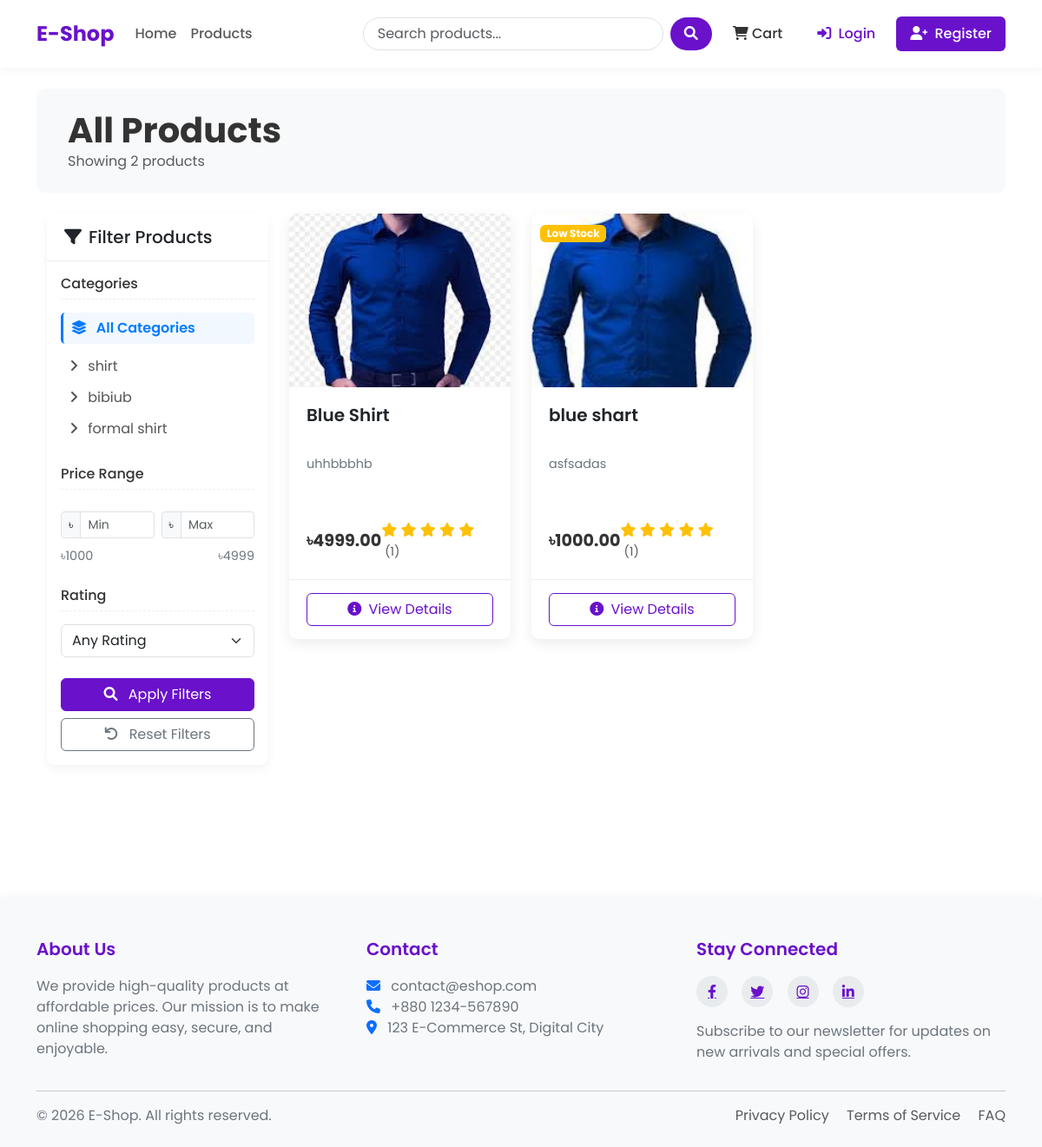
The app's page /product/ with its own data.
### shop/models.py (models this page shows, shortened)
class Catagory(models.Model):
    name = models.CharField(max_length=100)
    slug = models.SlugField(max_length=100, unique=True)
    description = models.TextField(blank=True)
    class Meta:
        verbose_name_plural = 'Categories'

class Product(models.Model):
    name = models.CharField(max_length=200)
    slug = models.SlugField(max_length=200, unique=True)
    catagory = models.ForeignKey(Catagory, related_name='products', on_delete=models.CASCADE)
    description = models.TextField(blank=True)
    price = models.DecimalField(max_digits=10, decimal_places=2)
    stock = models.PositiveIntegerField()
    available = models.BooleanField(default=True)
    created = models.DateTimeField(auto_now_add=True)
    updated = models.DateTimeField(auto_now=True)
    image=models.ImageField(upload_to='products/%Y/%m/%d')
    def average_rating(self):
        ratings = self.ratings.all()
        if ratings.exists():
            return sum(rating.rating for rating in ratings) / ratings.count()
        return 0

### shop/views.py (the view)
# urls.py: path('product/', views.product_list, name='product_list'),
def product_list(request, category_slug=None):
    category = None
    categories = Catagory.objects.all()
    products = Product.objects.filter(available=True)
    if category_slug:
        category = get_object_or_404(Catagory, slug=category_slug)
        products = products.filter(catagory=category)
    min_price = products.aggregate(Min('price'))['price__min']
    max_price = products.aggregate(Max('price'))['price__max']
    if request.GET.get('min_price'):
        products = products.filter(price__gte=request.GET.get('min_price'))
    if request.GET.get('max_price'):
        products = products.filter(price__lte=request.GET.get('max_price'))
    if request.GET.get('ratting'):
        min_ratting = int(request.GET.get('ratting'))
        products=products.annotate(avg_ratting=Avg('ratings__rating')).filter(avg_ratting__gte=min_ratting)
    if request.GET.get('search'):
        query=request.GET.get('search')
        products=products.filter
        (Q(name__icontains=query)
        | Q(description__icontains=query)
        | Q(catagory__icontains=query))
    return render(request, 'shop/product_list.html', {
        'category': category,
        'categories': categories,
        'products': products,
        'min_price': min_price,
        'max_price': max_price
    })

### shop/context_processors.py (called while the page is built)
def cart_item_count(request):
    if request.user.is_authenticated:
        try:
            cart = Cart.objects.get(user=request.user)
            return {'cart_item_count': cart.get_total_items()}
        except Cart.DoesNotExist:
            return {'cart_item_count': 0}
    return {'cart_item_count': 0}

### templates/shop/product_list.html (shortened to what this page needs)
{% extends 'base.html' %}
{% block content %}
<div class="shop-header mb-4 p-4 bg-light">
    <div class="container-fluid">
        <div class="row align-items-center">
            <div class="col-md-6">
                <h1 class="shop-title">
                    {% if category %}{{ category.name }}{% else %}All Products{% endif %}
                </h1>
                <p class="text-muted mb-0">
                    Showing {{ products|length }} product{{ products|length|pluralize }}
                </p>
            </div>
        </div>
    </div>
</div>
<div class="container-fluid">
    <div class="row">
        <div class="col-lg-3 mb-4 filter-sidebar">
            <div class="filter-card card mb-4">
                <div class="card-header">
                    <h5 class="mb-0 d-flex align-items-center">
                        <i class="fas fa-filter me-2"></i> Filter Products
                    </h5>
                </div>
                <div class="card-body">
                    <form method="get">
                        <h6 class="filter-heading">Categories</h6>
                        <div class="mb-4">
                            <a href="{% url 'shop:product_list' %}" class="filter-link {% if not category %}active{% endif %}">
                                <i class="fas fa-layer-group me-2"></i> All Categories
                            </a>
                            <div class="ms-2 mt-2">
                                {% for c in categories %}
                                <a href="{% url 'shop:product_list_by_category' c.slug %}" class="filter-link {% if category.slug == c.slug %}active{% endif %}">
                                    <i class="fas fa-angle-right me-2"></i> {{ c.name }}
                                </a>
                                {% endfor %}
                            </div>
                        </div>
                        <h6 class="filter-heading">Price Range</h6>
                        <div class="mb-4">
                            <div class="price-slider-container">
                                <div class="row g-2 mb-2">
                                    <div class="col-6">
                                        <div class="input-group input-group-sm">
                                            <span class="input-group-text">৳</span>
                                            <input type="number" class="form-control" id="min_price" name="min_price"
                                                   value="{{ request.GET.min_price|default:'' }}" min="{{ min_price }}" max="{{ max_price }}" placeholder="Min">
                                        </div>
                                    </div>
                                    <div class="col-6">
                                        <div class="input-group input-group-sm">
                                            <span class="input-group-text">৳</span>
                                            <input type="number" class="form-control" id="max_price" name="max_price"
                                                   value="{{ request.GET.max_price|default:'' }}" min="{{ min_price }}" max="{{ max_price }}" placeholder="Max">
                                        </div>
                                    </div>
                                </div>
                                <div class="price-values">
                                    <span>৳{{ min_price }}</span>
                                    <span>৳{{ max_price }}</span>
                                </div>
                            </div>
                        </div>
                        <h6 class="filter-heading">Rating</h6>
                        <div class="mb-4">
                            <select class="form-select" name="rating">
                                <option value="">Any Rating</option>
                            </select>
                        </div>
                        <div class="d-grid gap-2">
                            <button type="submit" class="btn btn-primary">
                                <i class="fas fa-search me-2"></i> Apply Filters
                            </button>
                            <a href="{% url 'shop:product_list' %}" class="btn btn-outline-secondary">
                                <i class="fas fa-undo me-2"></i> Reset Filters
                            </a>
                        </div>
                    </form>
                </div>
            </div>
        </div>
        <div class="col-lg-9">
            {% if products %}
            <div class="row row-cols-1 row-cols-md-2 row-cols-lg-3 g-4">
                {% for product in products %}
                <div class="col">
                    <div class="card h-100 product-card">
                        <div class="product-img-container">
                            {% if product.image %}
                            <img src="{{ product.image.url }}" class="product-img" alt="{{ product.name }}">
                            {% else %}
                            <div class="bg-light d-flex align-items-center justify-content-center h-100">
                                <i class="fas fa-image fa-3x text-muted"></i>
                            </div>
                            {% endif %}
                            {% if product.stock <= 5 and product.stock > 0 %}
                            <div class="product-badge">
                                <span class="badge bg-warning">Low Stock</span>
                            </div>
                            {% elif product.stock <= 0 %}
                            <div class="product-badge">
                                <span class="badge bg-danger">Out of Stock</span>
                            </div>
                            {% endif %}
                        </div>
                        <div class="card-body">
                            <h5 class="product-title">{{ product.name }}</h5>
                            <p class="product-desc">{{ product.description|truncatechars:100 }}</p>
                            <div class="d-flex justify-content-between align-items-center">
                                <span class="product-price">৳{{ product.price }}</span>
                                <div class="rating">
                                    {% for i in "12345" %}
                                    {% if forloop.counter <= product.average_rating %}
                                    <i class="fas fa-star"></i>
                                    {% else %}
                                    <i class="far fa-star"></i>
                                    {% endif %}
                                    {% endfor %}
                                    <span class="ms-1 text-muted small">({{ product.ratings.count }})</span>
                                </div>
                            </div>
                        </div>
                        <div class="card-footer">
                            <div class="d-grid">
                                <a href="{% url 'shop:product_detail' product.slug %}" class="btn btn-outline-primary btn-add-cart">
                                    <i class="fas fa-info-circle me-1"></i> View Details
                                </a>
                            </div>
                        </div>
                    </div>
                </div>
                {% endfor %}
            </div>
            {% endif %}
        </div>
    </div>
</div>
{% endblock %}

### templates/shop/product_list.html (style rules this page uses)
.filter-card { border: none; box-shadow: 0 4px 12px rgba(0,0,0,0.05); border-radius: 10px; position: sticky; top: 20px; }
.filter-card .card-header { background-color: #fff; border-bottom: 1px solid rgba(0,0,0,0.07); padding: 15px 20px; }
.filter-heading { color: #333; font-size: 1rem; margin-bottom: 15px; border-bottom: 1px dashed #eee; padding-bottom: 8px; }
.filter-link { color: #555; text-decoration: none; transition: all 0.2s; display: block; padding: 6px 3px; border-radius: 5px; }
.filter-link.active { color: #007bff; font-weight: 600; border-left: 3px solid #007bff; padding-left: 10px; background-color: rgba(0,123,255,0.05); }
.product-card { border: none; box-shadow: 0 5px 15px rgba(0,0,0,0.07); border-radius: 10px; overflow: hidden; transition: all 0.3s ease; }
.product-img-container { position: relative; overflow: hidden; height: 200px; }
.product-img { width: 100%; height: 100%; object-fit: cover; transition: transform 0.5s ease; }
.product-badge { position: absolute; top: 10px; left: 10px; z-index: 2; }
.product-card .card-body { padding: 20px; }
.product-title { font-weight: 600; margin-bottom: 10px; height: 48px; overflow: hidden; display: -webkit-box; -webkit-line-clamp: 2; -webkit-box-orient: vertical; }
.product-desc { color: #6c757d; font-size: 0.9rem; margin-bottom: 15px; height: 60px; overflow: hidden; display: -webkit-box; -webkit-line-clamp: 3; -webkit-box-orient: vertical; }
.product-price { font-weight: 700; color: #333; font-size: 1.2rem; }
.rating { color: #ffc107; }
.product-card .card-footer { background-color: #fff; border-top: 1px solid rgba(0,0,0,0.07); padding: 15px 20px; }
.btn-add-cart { transition: all 0.3s ease; }
.shop-header { background-color: #f8f9fa; padding: 30px 0; margin-bottom: 30px; border-radius: 10px; }
.shop-title { font-weight: 700; color: #333; margin-bottom: 0; }
.price-slider-container { margin-top: 25px; }
.price-values { display: flex; justify-content: space-between; margin-top: 10px; color: #6c757d; font-size: 0.9rem; }

### templates/base.html (style rules this page uses)
:root { --primary-color: #6a11cb; --primary-dark: #5a0cb8; --primary-light: #7c4ddb; --secondary-color: #2575fc; --text-color: #333333; --text-light: #6c757d; --bg-light: #f8f9fa; --border-radius: 10px; --box-shadow: 0 5px 15px rgba(0,0,0,0.08); }
body { font-family: 'Poppins', sans-serif; color: var(--text-color); display: flex; flex-direction: column; min-height: 100vh; }
.product-card { border: none; border-radius: var(--border-radius); overflow: hidden; transition: transform 0.3s, box-shadow 0.3s; box-shadow: var(--box-shadow); }
.rating { color: #ffc107; }
.btn-primary { background-color: var(--primary-color); border-color: var(--primary-color); }
.btn-outline-primary { border-color: var(--primary-color); color: var(--primary-color); }

### records on screen
Catagory: name "shirt"
Catagory: name "bibiub"
Catagory: name "formal shirt"
Product: image (picture), name "Blue Shirt", description "uhhbbbhb", price "4999.00", ratings.count "1"
Product: image (picture), stock "Low Stock", name "blue shart", description "asfsadas", price "1000.00", ratings.count "1"

### other values on screen
{{ products|length }} "2"
{{ min_price }} "1000"
{{ max_price }} "4999"
